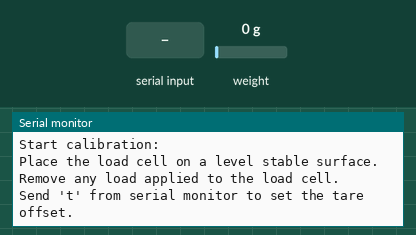
A sketch run on a simulated ESP32. Shown: the last lines printed to the serial monitor. The inputs (shaded band) are chosen by the test bench; at power-on: weight on the scale 0 g. Storage starts empty; EEPROM starts erased; no radio packets arrive unless stated; nothing arrives over Bluetooth unless stated.

Above: at 3.2 s.
3.3 s: "t90\n" received over Serial
At 4.4 s:
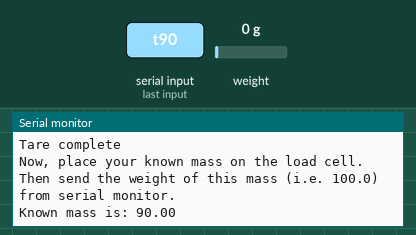
4.8 s: "y90\n" received over the second serial link
At 5.11 s:
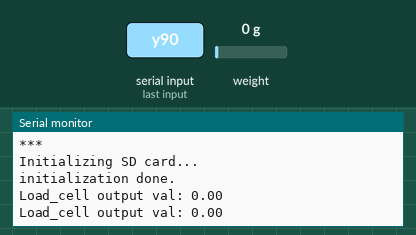
6.4 s: "c90\n" received over Serial
At 7.6 s:
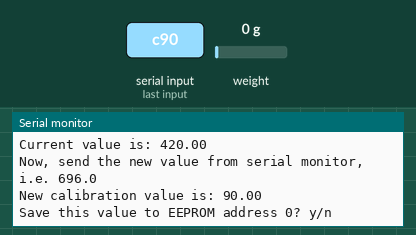
7.9 s: "y,45\n" received over the second serial link
At 8.01 s:
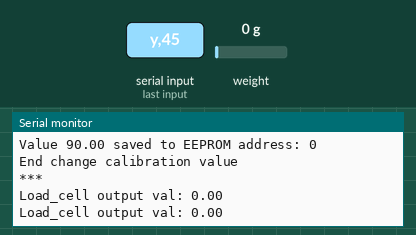
9.4 s: weight on the scale set to 100 g
At 9.42 s:
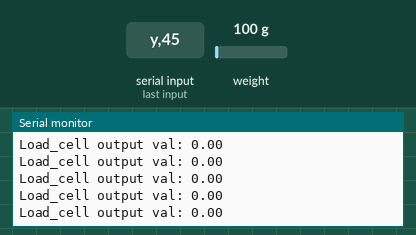
10.9 s: weight on the scale set to 1250 g
At 10.94 s:
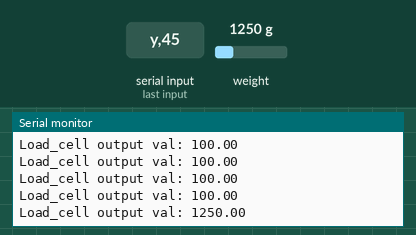
Timing chart, 0 to 13.4 s (numbered marks = the images above; inputs shaded):
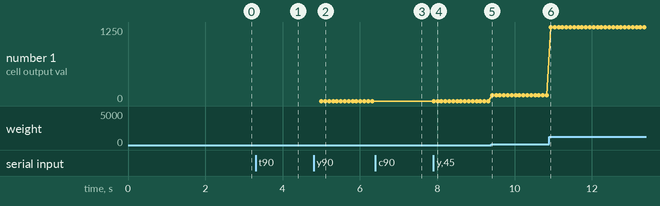

Measured:
- after the input at 3.3 s, the serial monitor: prints a new line at once (image 1)
- after the input at 4.8 s, the serial monitor: prints a new line after 0.15 s (image 2)
- after the input at 6.4 s, the serial monitor: prints a new line at once (image 3)
- after the input at 7.9 s, the serial monitor: prints a new line at once (image 4)
- after the input at 10.9 s, the serial monitor: prints a new line at once (image 6)
- plotted number 1: 0 → 100 after the input at 9.4 s, 100 → 1250 after the input at 10.9 s

The sketch:

Static_Test_Table_RocketWolf_2.ino
```cpp
#include <HX711_ADC.h>
#if defined(ESP8266) || defined(ESP32) || defined(AVR)
#include <EEPROM.h>
#endif
#include <SPI.h>
#include <SD.h>
#include "BluetoothSerial.h"
#include <LoRa.h>  // Adicionando a biblioteca LoRa

#if !defined(CONFIG_BT_ENABLED) || !defined(CONFIG_BLUEDROID_ENABLED)
#error Bluetooth is not enabled! Please run make menuconfig to and enable it
#endif

BluetoothSerial SerialBT;

//pins:
const int HX711_dout = 4;  //mcu > HX711 dout pin
const int HX711_sck = 5;   //mcu > HX711 sck pin

//SD card pins
const int CS = 21;

// LoRa pins
const int LoRa_CS = 18;  // Pino CS do LoRa
const int LoRa_RST = 23; // Pino RST do LoRa
const int LoRa_IRQ = 26; // Pino IRQ do LoRa

File myFile;

//HX711 constructor:
HX711_ADC LoadCell(HX711_dout, HX711_sck);

const int calVal_eepromAdress = 0;
unsigned long t = 0;

void setup() {
  Serial.begin(57600);
  SerialBT.begin("RocketWolf Static Test ESP32"); // Iniciando Bluetooth
  delay(10);
  Serial.println();
  Serial.println("Starting...");

  // Inicializando LoRa
  LoRa.begin(915E6); // Frequência LoRa (ajuste conforme necessário)
  LoRa.setPins(LoRa_CS, LoRa_RST, LoRa_IRQ); // Configurando pinos do LoRa

  LoadCell.begin();
  unsigned long stabilizingtime = 2000;  // precision right after power-up can be improved by adding a few seconds of stabilizing time
  boolean _tare = true;                  // set this to false if you don't want tare to be performed in the next step
  LoadCell.start(stabilizingtime, _tare);
  if (LoadCell.getTareTimeoutFlag() || LoadCell.getSignalTimeoutFlag()) {
    Serial.println("Timeout, check MCU>HX711 wiring and pin designations");
    SerialBT.println("Timeout, check MCU>HX711 wiring and pin designations");
    while (1);
  } else {
    LoadCell.setCalFactor(1.0);  // user set calibration value (float), initial value 1.0 may be used for this sketch
    Serial.println("Startup is complete");
    SerialBT.println("Startup is complete");
  }
  while (!LoadCell.update());

  calibrate();  // start calibration procedure

  // Initialize SD card
  Serial.println("Initializing SD card...");
  SerialBT.println("Initializing SD card...");
  if (!SD.begin(CS)) {
    Serial.println("initialization failed!");
    SerialBT.println("initialization failed!");
    return;
  }
  Serial.println("initialization done.");
  SerialBT.println("initialization done.");
  myFile = SD.open("/resultado.txt", FILE_WRITE);
  if (myFile) {
    myFile.println("Teste Iniciado");
  }
}

void loop() {
  static boolean newDataReady = 0;
  const int serialPrintInterval = 0;  // increase value to slow down serial print activity

  // check for new data/start next conversion:
  if (LoadCell.update()) newDataReady = true;

  // get smoothed value from the dataset:
  if (newDataReady) {
    if (millis() > t + serialPrintInterval) {
      float i = LoadCell.getData();
      Serial.print("Load_cell output val: ");
      Serial.println(i);
      SerialBT.print("Load_cell output val: ");
      SerialBT.println(i);
      sendLoRaData(i); // Enviando dados via LoRa
      logToSD(i);  // Grava os dados no arquivo log2.txt
      newDataReady = 0;
      t = millis();
    }
  }

  // receive command from serial terminal
  if (Serial.available() > 0 || SerialBT.available() > 0) {
    char inByte;
    if (Serial.available() > 0) {
      inByte = Serial.read();
    } else if (SerialBT.available() > 0) {
      inByte = SerialBT.read();
    }
    if (inByte == 't') LoadCell.tareNoDelay();       // tare
    else if (inByte == 'r') calibrate();             // calibrate
    else if (inByte == 'c') changeSavedCalFactor();  // edit calibration value manually
  }

  // check if last tare operation is complete
  if (LoadCell.getTareStatus() == true) {
    Serial.println("Tare complete");
    SerialBT.println("Tare complete");
  }
}

void sendLoRaData(float value) {
  LoRa.beginPacket();
  LoRa.print("Load_cell output val: ");
  LoRa.println(value);
  LoRa.endPacket();
}

void calibrate() {
  Serial.println("***");
  Serial.println("Start calibration:");
  Serial.println("Place the load cell on a level stable surface.");
  Serial.println("Remove any load applied to the load cell.");
  Serial.println("Send 't' from serial monitor to set the tare offset.");

  SerialBT.println("***");
  SerialBT.println("Start calibration:");
  SerialBT.println("Place the load cell on a level stable surface.");
  SerialBT.println("Remove any load applied to the load cell.");
  SerialBT.println("Send 't' from serial monitor to set the tare offset.");

  boolean _resume = false;
  while (_resume == false) {
    LoadCell.update();
    if (Serial.available() > 0 || SerialBT.available() > 0) {
      char inByte;
      if (Serial.available() > 0) {
        inByte = Serial.read();
      } else if (SerialBT.available() > 0) {
        inByte = SerialBT.read();
      }
      if (inByte == 't') LoadCell.tareNoDelay();
    }
    if (LoadCell.getTareStatus() == true) {
      Serial.println("Tare complete");
      SerialBT.println("Tare complete");
      _resume = true;
    }
  }

  Serial.println("Now, place your known mass on the load cell.");
  Serial.println("Then send the weight of this mass (i.e. 100.0) from serial monitor.");
  SerialBT.println("Now, place your known mass on the load cell.");
  SerialBT.println("Then send the weight of this mass (i.e. 100.0) from serial monitor.");

  float known_mass = 0;
  _resume = false;
  while (_resume == false) {
    LoadCell.update();
    if (Serial.available() > 0 || SerialBT.available() > 0) {
      if (Serial.available() > 0) {
        known_mass = Serial.parseFloat();
      } else if (SerialBT.available() > 0) {
        known_mass = SerialBT.parseFloat();
      }
      if (known_mass != 0) {
        Serial.print("Known mass is: ");
        Serial.println(known_mass);
        SerialBT.print("Known mass is: ");
        SerialBT.println(known_mass);
        _resume = true;
      }
    }
  }

  LoadCell.refreshDataSet();                                           //refresh the dataset to be sure that the known mass is measured correct
  float newCalibrationValue = LoadCell.getNewCalibration(known_mass);  //get the new calibration value

  Serial.print("New calibration value has been set to: ");
  Serial.print(newCalibrationValue);
  Serial.println(", use this as calibration value (calFactor) in your project sketch.");
  Serial.print("Save this value to EEPROM address ");
  Serial.print(calVal_eepromAdress);
  Serial.println("? y/n");

  SerialBT.print("New calibration value has been set to: ");
  SerialBT.print(newCalibrationValue);
  SerialBT.println(", use this as calibration value (calFactor) in your project sketch.");
  SerialBT.print("Save this value to EEPROM address ");
  SerialBT.print(calVal_eepromAdress);
  SerialBT.println("? y/n");

  _resume = false;
  while (_resume == false) {
    if (Serial.available() > 0 || SerialBT.available() > 0) {
      char inByte;
      if (Serial.available() > 0) {
        inByte = Serial.read();
      } else if (SerialBT.available() > 0) {
        inByte = SerialBT.read();
      }
      if (inByte == 'y') {
#if defined(ESP8266) || defined(ESP32)
        EEPROM.begin(512);
#endif
        EEPROM.put(calVal_eepromAdress, newCalibrationValue);
#if defined(ESP8266) || defined(ESP32)
        EEPROM.commit();
#endif
        EEPROM.get(calVal_eepromAdress, newCalibrationValue);
        Serial.print("Value ");
        Serial.print(newCalibrationValue);
        Serial.print(" saved to EEPROM address: ");
        Serial.println(calVal_eepromAdress);
        SerialBT.print("Value ");
        SerialBT.print(newCalibrationValue);
        SerialBT.print(" saved to EEPROM address: ");
        SerialBT.println(calVal_eepromAdress);
        _resume = true;

      } else if (inByte == 'n') {
        Serial.println("Value not saved to EEPROM");
        SerialBT.println("Value not saved to EEPROM");
        _resume = true;
      }
    }
  }

  Serial.println("End calibration");
  Serial.println("***");
  Serial.println("To re-calibrate, send 'r' from serial monitor.");
  Serial.println("For manual edit of the calibration value, send 'c' from serial monitor.");
  Serial.println("***");

  SerialBT.println("End calibration");
  SerialBT.println("***");
  SerialBT.println("To re-calibrate, send 'r' from serial monitor.");
  SerialBT.println("For manual edit of the calibration value, send 'c' from serial monitor.");
  SerialBT.println("***");
}

void changeSavedCalFactor() {
  float oldCalibrationValue = LoadCell.getCalFactor();
  boolean _resume = false;
  Serial.println("***");
  Serial.print("Current value is: ");
  Serial.println(oldCalibrationValue);
  Serial.println("Now, send the new value from serial monitor, i.e. 696.0");

  SerialBT.println("***");
  SerialBT.print("Current value is: ");
  SerialBT.println(oldCalibrationValue);
  SerialBT.println("Now, send the new value from serial monitor, i.e. 696.0");

  float newCalibrationValue;
  while (_resume == false) {
    if (Serial.available() > 0 || SerialBT.available() > 0) {
      if (Serial.available() > 0) {
        newCalibrationValue = Serial.parseFloat();
      } else if (SerialBT.available() > 0) {
        newCalibrationValue = SerialBT.parseFloat();
      }
      if (newCalibrationValue != 0) {
        Serial.print("New calibration value is: ");
        Serial.println(newCalibrationValue);
        SerialBT.print("New calibration value is: ");
        SerialBT.println(newCalibrationValue);
        LoadCell.setCalFactor(newCalibrationValue);
        _resume = true;
      }
    }
  }
  _resume = false;
  Serial.print("Save this value to EEPROM address ");
  Serial.print(calVal_eepromAdress);
  Serial.println("? y/n");

  SerialBT.print("Save this value to EEPROM address ");
  SerialBT.print(calVal_eepromAdress);
  SerialBT.println("? y/n");

  while (_resume == false) {
    if (Serial.available() > 0 || SerialBT.available() > 0) {
      char inByte;
      if (Serial.available() > 0) {
        inByte = Serial.read();
      } else if (SerialBT.available() > 0) {
        inByte = SerialBT.read();
      }
      if (inByte == 'y') {
#if defined(ESP8266) || defined(ESP32)
        EEPROM.begin(512);
#endif
        EEPROM.put(calVal_eepromAdress, newCalibrationValue);
#if defined(ESP8266) || defined(ESP32)
        EEPROM.commit();
#endif
        EEPROM.get(calVal_eepromAdress, newCalibrationValue);
        Serial.print("Value ");
        Serial.print(newCalibrationValue);
        Serial.print(" saved to EEPROM address: ");
        Serial.println(calVal_eepromAdress);
        SerialBT.print("Value ");
        SerialBT.print(newCalibrationValue);
        SerialBT.print(" saved to EEPROM address: ");
        SerialBT.println(calVal_eepromAdress);
        _resume = true;
      } else if (inByte == 'n') {
        Serial.println("Value not saved to EEPROM");
        SerialBT.println("Value not saved to EEPROM");
        _resume = true;
      }
    }
  }

  Serial.println("End change calibration value");
  Serial.println("***");

  SerialBT.println("End change calibration value");
  SerialBT.println("***");
}

void logToSD(float value) {
  if (myFile) {
    myFile.print("Load_cell output val: ");
    myFile.println(value);
    myFile.flush();  // Garante que os dados sejam gravados no cartão SD
  }
}

void iniciaSD(void) {
  myFile = SD.open("/resultado.txt", FILE_WRITE);
}
```
